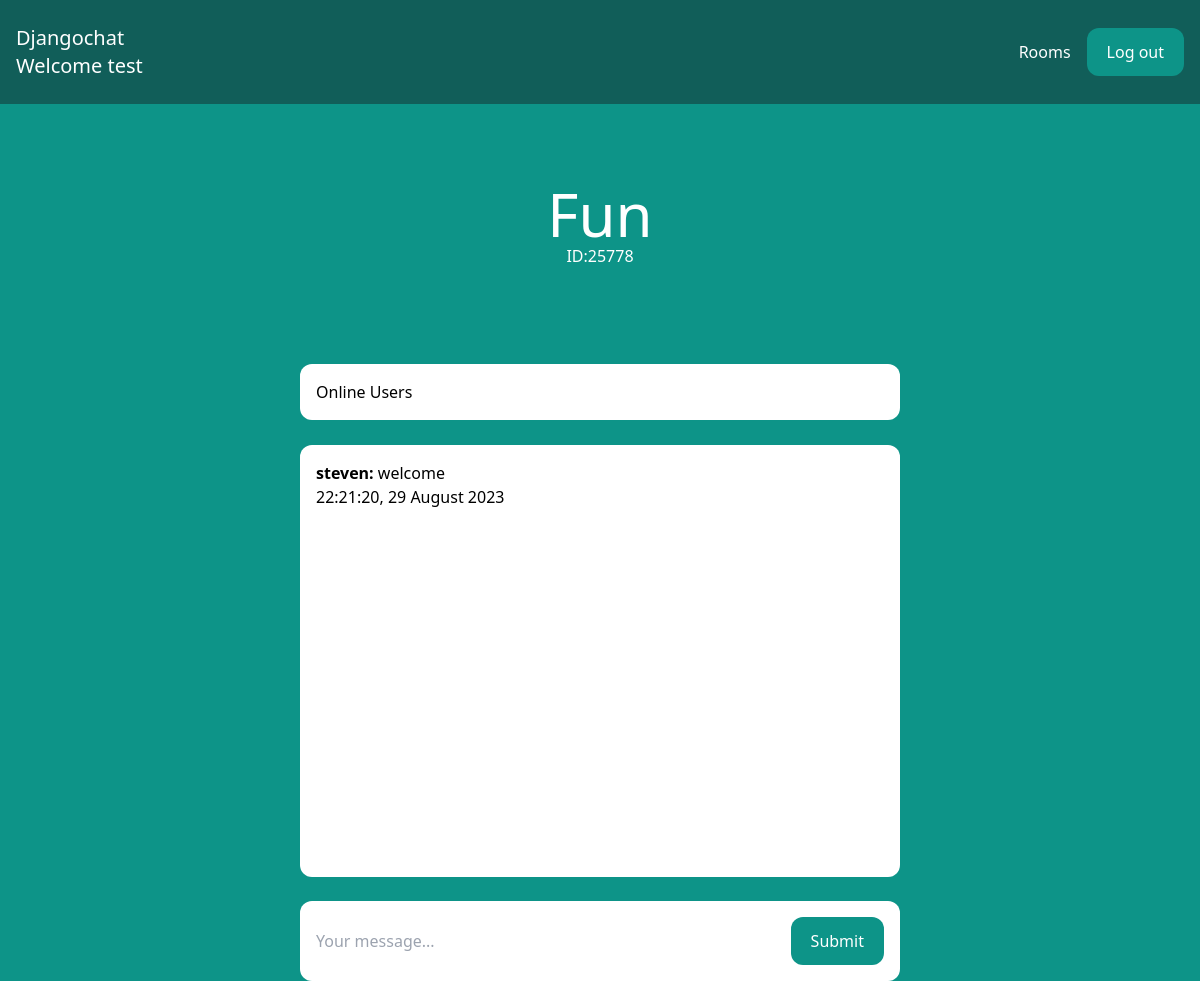
Screenshot of /rooms/25778/ (signed in) with the database file from the repository.
### room/models.py (models this page shows, shortened)
class Room(models.Model):
    name = models.CharField(max_length=255)
    slug = models.SlugField(unique=True)
    participants = models.ManyToManyField(User, related_name='joined_rooms')
    online_participants = models.ManyToManyField(User, related_name='online_rooms', blank=True)

class Message(models.Model):
    room = models.ForeignKey(Room, related_name='messages', on_delete=models.CASCADE)
    user = models.ForeignKey(User, on_delete=models.CASCADE)
    content = models.TextField()
    date_added = models.DateTimeField(auto_now_add=True)
    class Meta:
        ordering = ('date_added',)

### room/views.py (the view)
# urls.py: path('rooms/', include('room.urls')),
@login_required
def room(request, slug):
    room = Room.objects.get(slug=slug)
    if request.user in room.participants.all():
        messages = Message.objects.filter(room=room)
        return render(request, 'room/room.html', {'room': room, 'messages': messages})
    else:
        return HttpResponse("You are not a participant of this room.")

### room/templates/room/room.html (shortened to what this page needs)
{% extends 'core/base.html' %}
{% block content %}
<div class="p-10 lg:p-20 text-center">
    <h1 class="text-3xl lg:text-6xl text-white">{{ room.name }}</h1>
    <p class="text-white">ID:{{ room.slug }}</p>
</div>
<div class="lg:w-2/4 mx-4 lg:mx-auto mt-4 p-4 bg-white rounded-xl" style="margin-bottom:25px;">
    <h2>Online Users</h2>
</div>
<div class="lg:w-2/4 mx-4 lg:mx-auto p-4 bg-white rounded-xl">
    <div class="chat-messages space-y-3" id="chat-messages">
        {% for m in messages %}
            <b>
            {{ m.user.username }}:
            </b>
            {{ m.content }}
            <br>
            {{ m.date_added|date:"H:i:s, j F Y" }}
            <br>
        {% endfor %}
    </div>
</div>
<div class="lg:w-2/4 mt-6 mx-4 lg:mx-auto p-4 bg-white rounded-xl">
    <form method="post" action="." class="flex">
        <input type="text" name="content" class="flex-1 mr-3" placeholder="Your message..." id="chat-message-input">
        <button
            class="px-5 py-3 rounded-xl text-white bg-teal-600 hover:bg-teal-700"
            id="chat-message-submit"
        >Submit</button>
    </form>
</div>
{% endblock %}

### core/templates/core/base.html (shortened to what this page needs)
<!DOCTYPE html>
<html>
    <head>
        <script src="https://cdn.tailwindcss.com"></script>
    </head>
    <body class="bg-teal-600">
        <nav class="flex items-center justify-between px-4 py-6 bg-teal-800">
            <div>
                <a href="/" class="text-xl text-white">Djangochat</a>
                <p class="text-xl text-white">Welcome {{user.username}}</p>
            </div>
            <div class="flex items-center space-x-4">
                {% if request.user.is_authenticated %}
                    <a href="/rooms/" class="text-white hover:text-gray-200">Rooms</a>
                    <a href="/logout/" class="px-5 py-3 rounded-xl text-white bg-teal-600 hover:bg-teal-700">Log out</a>
                {% else %}
                    <a href="/login/" class="text-white hover:text-gray-200">Log in</a>
                    <a href="/signup/" class="px-5 py-3 rounded-xl text-white bg-teal-600 hover:bg-teal-700">Sign up</a>
                {% endif %}
            </div>
        </nav>
        {% block content %}
        {% endblock %}
    </body>
</html>

### core/templates/core/base.html (style rules this page uses)
.chat-messages { height: 400px; overflow-y: auto; }

### rows the page displays
Room: name "Fun", slug "25778"
Message: user.username "steven", content "welcome", date_added "22:21:20, 29 August 2023"

### other values shown
{{ user.username }} "test"
